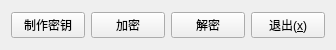
<?xml version="1.0" encoding="UTF-8"?>
<ui version="4.0">
 <class>Form</class>
 <widget class="QWidget" name="Form">
  <property name="geometry">
   <rect>
    <x>0</x>
    <y>0</y>
    <width>336</width>
    <height>50</height>
   </rect>
  </property>
  <property name="minimumSize">
   <size>
    <width>300</width>
    <height>50</height>
   </size>
  </property>
  <property name="maximumSize">
   <size>
    <width>336</width>
    <height>50</height>
   </size>
  </property>
  <property name="windowTitle">
   <string>加解密</string>
  </property>
  <layout class="QHBoxLayout" name="horizontalLayout">
   <item>
    <widget class="QPushButton" name="m_key_btn">
     <property name="text">
      <string>制作密钥</string>
     </property>
    </widget>
   </item>
   <item>
    <widget class="QPushButton" name="encrypt_btn">
     <property name="text">
      <string>加密</string>
     </property>
    </widget>
   </item>
   <item>
    <widget class="QPushButton" name="decrypt_btn">
     <property name="text">
      <string>解密</string>
     </property>
    </widget>
   </item>
   <item>
    <widget class="QPushButton" name="exit_btn">
     <property name="text">
      <string>退出(&amp;x)</string>
     </property>
    </widget>
   </item>
  </layout>
 </widget>
 <resources/>
 <connections/>
</ui>
